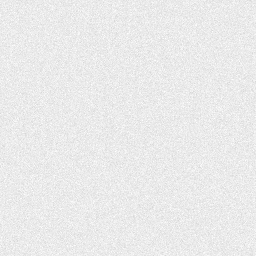
#> input picture films/whale/grain.png, 256 x 256 px
$ python sheet.py grain.png out.png
#> lines starting #> are read from the running program, lines starting #| are printed output that depends on the picture
import sys, glob
from PIL import Image, ImageDraw
files = sorted(glob.glob(sys.argv[1]))
cols = 3; w, h = 640, 360
rows = (len(files) + cols - 1) // cols
S = Image.new('RGB', (w * cols, h * rows), 'white')
#> S: PIL image 1920x360 RGB; every value is 255
for i, f in enumerate(files):
    im = Image.open(f).convert('RGB').resize((w, h), Image.LANCZOS)
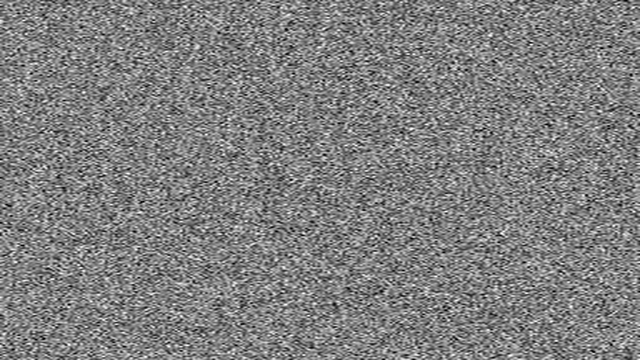
#> im: PIL image 640x360 RGB; min 0, max 255, mean 127.4
    S.paste(im, ((i % cols) * w, (i // cols) * h))
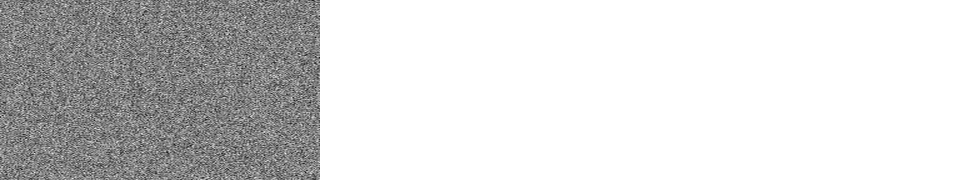
#> S: PIL image 1920x360 RGB (shown at 1/2 size); min 0, max 255, mean 212.5
    ImageDraw.Draw(S).text(((i % cols) * w + 6, (i // cols) * h + 4), f.split('/')[-1], fill=(255, 80, 80))
S.save(sys.argv[2])
